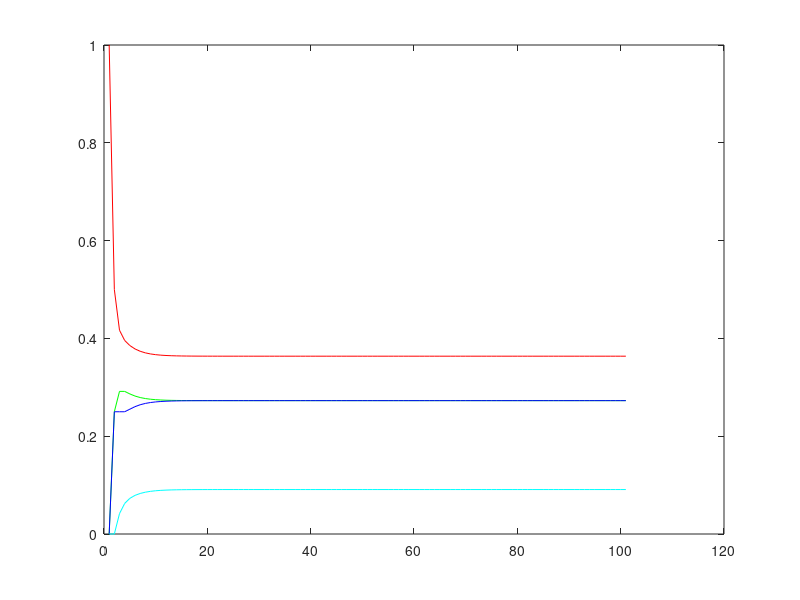

MATLAB code for this plot:
p = [1/2 1/2 1/6 0; 1/4 1/2 1/6 0; 1/4 0 1/2 1/2; 0 0 1/6 1/2];
r = [1 0 0 0]';
p1 = 1;
p2 = 0;
p3 = 0;
p4 = 0;
for i = 1:100
    s = p*r;
    p1 = [p1 s(1)];
    p2 = [p2 s(2)];
    p3 = [p3 s(3)];
    p4 = [p4 s(4)];
    r = s;
end
plot(p1,'r')
hold on
plot(p2,'g')
hold on
plot(p3,'b')
hold on
plot(p4,'c')